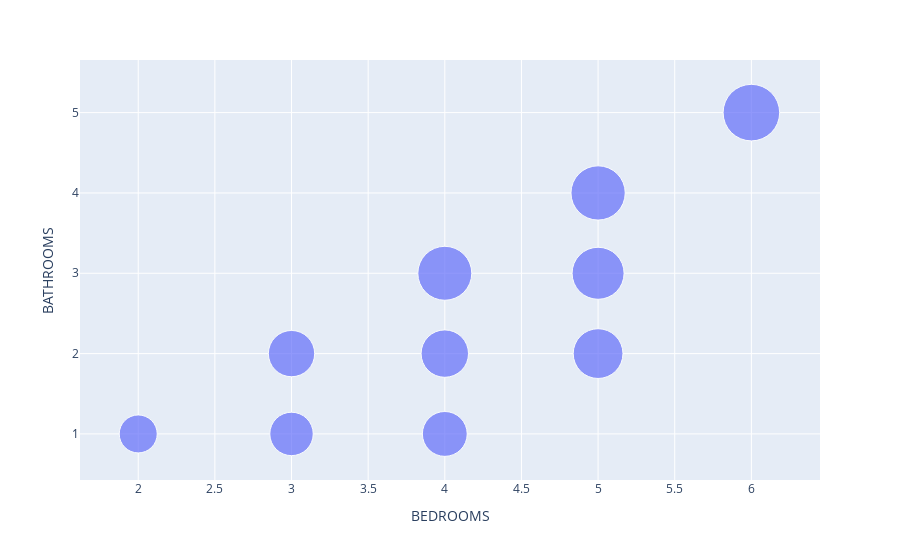

This figure's notebook cell:
### Markdown cell above
Scatter plots with variable-sized circular markers are known as bubble charts. In the following example, we increase the marker size to `40`, and use the `hover_data` argument to add the 'PRICE' data to show on hover. You can add other columns of the dataframe to hover data with the `hover_data` argument.

### Code cell
fig = px.scatter(bentley_house_prices_groupby, x="BEDROOMS", y="BATHROOMS", size="PRICE", size_max=40, hover_data=['PRICE'])
fig.show()

### Figure 1 — Plotly figure (JSON) as saved in the notebook; plotly's stock layout.template omitted (floating-point values rounded to 4 significant figures)
{"data": [{"customdata": [[301200.0], [393900.0], [447500.0], [420000], [469700.0], [607600], [516900.0], [565000], [615000], [668300.0]], "hovertemplate": "BEDROOMS=%{x}<br>BATHROOMS=%{y}<br>PRICE=%{customdata[0]}<extra></extra>", "legendgroup": "", "marker": {"color": "#636efa", "size": [301200.0, 393900.0, 447500.0, 420000, 469700.0, 607600, 516900.0, 565000, 615000, 668300.0], "sizemode": "area", "sizeref": 417.7, "symbol": "circle"}, "mode": "markers", "name": "", "orientation": "v", "showlegend": false, "type": "scatter", "x": [2, 3, 3, 4, 4, 4, 5, 5, 5, 6], "xaxis": "x", "y": [1, 1, 2, 1, 2, 3, 2, 3, 4, 5], "yaxis": "y"}], "layout": {"autosize": true, "legend": {"itemsizing": "constant", "tracegroupgap": 0}, "margin": {"t": 60}, "xaxis": {"anchor": "y", "autorange": true, "domain": [0, 1], "range": [1.666, 6.383], "title": {"text": "BEDROOMS"}, "type": "linear"}, "yaxis": {"anchor": "x", "autorange": true, "domain": [0, 1], "range": [-0.02098, 6.207], "title": {"text": "BATHROOMS"}, "type": "linear"}}}
